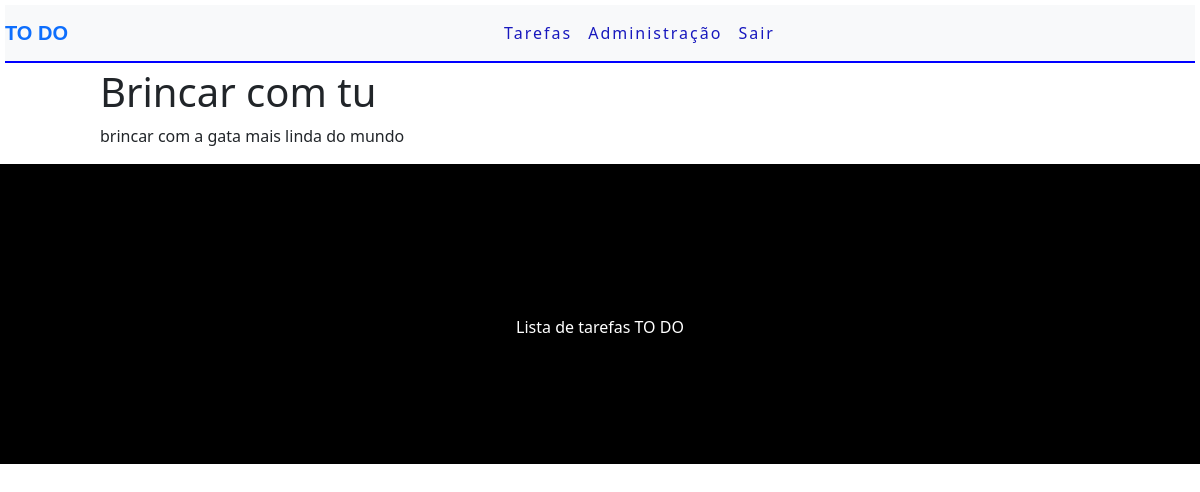
/task/30 (signed in), run on the app's committed database.
### tasks/models.py (models this page shows, shortened)
class task(models.Model):
    STATUS = (
        ('doing', 'Doing'),
        ('done', 'Done'),
    )
    title = models.CharField(max_length=255)
    description = models.TextField()
    done = models.CharField(
        max_length=5,
        choices=STATUS,
    )
    user = models.ForeignKey(get_user_model(), on_delete=models.CASCADE)
    created_at = models.DateTimeField(auto_now_add=True)
    upadate_at = models.DateTimeField(auto_now=True)

### tasks/views.py (the view)
# urls.py: path('task/<int:id>', views.taskView, name="task-view"), # Parametro
@login_required
def taskView(request, id):
    Task = get_object_or_404(task, pk=id) # Task é para informar o conteúdo pelo id task é o a view
    return render(request, 'tasks/task.html', {'task': Task}) # Resgatando do banco

### tasks/templates/tasks/task.html
{% extends 'base.html' %}
{% block content %}
    <div class="offset-1 col-10 list-div">
        <h1>{{task.title}}</h1>
        <p>{{task.description}}</p>
    </div>
{% endblock %}

### tasks/static/css/style.css (style rules this page uses)
.list-div { padding: 0; }

### data on the page
task: title "Brincar com tu", description "brincar com a gata mais linda do mundo"
